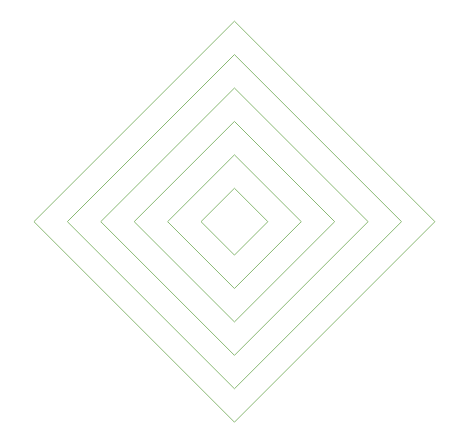

Write Python code to recreate this figure.
import shapefile    # memasukan module shapefile
w=shapefile.Writer()    # mendefinisikan w sebagai shapefile.writer
w.shapeType     # melakukan penerapan shapeType pada w

w.field("kolom1","C")   # membuat kolom dengan type character di dalamnya
w.field("kolom2","C")   # membuat kolom dengan type character di dalamnya

w.record("belahketupat","enak") # membuat rekaman ke satu sebagai tempat [[[1,2],[2,3], [3,2],[2,1],[1,2]]]
w.record("belahketupat","sedap")    # membuat rekaman ke satu sebagai tempat  [[[0,2],[2,4], [4,2],[2,0],[0,2]]]
w.record("belahketupat","mantap")   # membuat rekaman ke satu sebagai tempat [[[-1,2],[2,5], [5,2],[2,-1],[-1,2]]]
w.record("belahketupat","syurlodeh")    # membuat rekaman ke satu sebagai tempat [[[-2,2],[2,6], [6,2],[2,-2],[-2,2]]]
w.record("belahketupat","pahaayam") # membuat rekaman ke satu sebagai tempat [[[-3,2],[2,7], [7,2],[2,-3],[-3,2]]]
w.record("belahketupat","gulaikambing") # membuat rekaman ke satu sebagai tempat [[[-4,2],[2,8], [8,2],[2,-4],[-4,2]]]

w.poly(parts=[[[1,2],[2,3], [3,2],[2,1],[1,2]]],shapeType=shapefile.POLYLINE)   #bentuk garis poli line
w.poly(parts=[[[0,2],[2,4], [4,2],[2,0],[0,2]]],shapeType=shapefile.POLYLINE)   #bentuk garis poli line
w.poly(parts=[[[-1,2],[2,5], [5,2],[2,-1],[-1,2]]],shapeType=shapefile.POLYLINE) #bentuk garis poli line
w.poly(parts=[[[-2,2],[2,6], [6,2],[2,-2],[-2,2]]],shapeType=shapefile.POLYLINE) #bentuk garis poli line
w.poly(parts=[[[-3,2],[2,7], [7,2],[2,-3],[-3,2]]],shapeType=shapefile.POLYLINE) #bentuk garis poli line
w.poly(parts=[[[-4,2],[2,8], [8,2],[2,-4],[-4,2]]],shapeType=shapefile.POLYLINE) #bentuk garis poli line

w.save("cokgan9") # di simpan dalam bentuk shp dengan nama cokgan9      